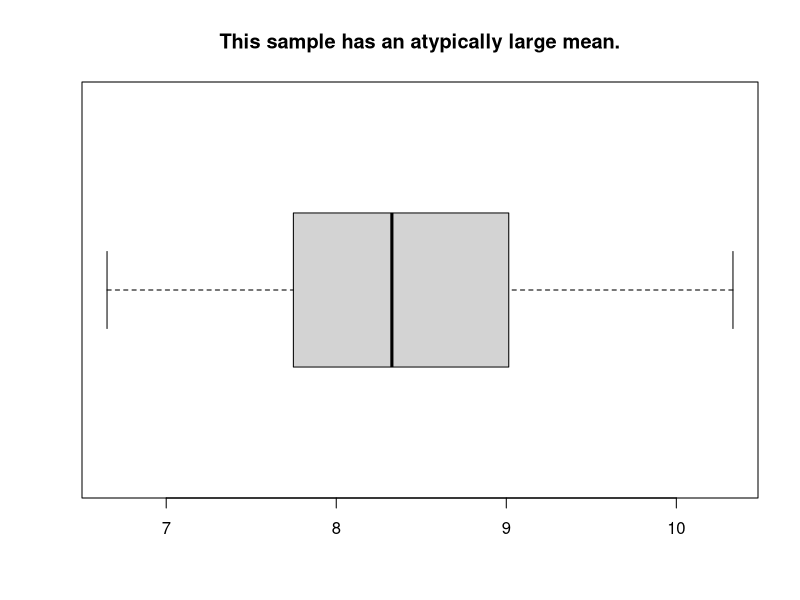

Write R code to recreate this figure. (Note: this script raises an error after producing the figure.)
## ----setup, include=TRUE, echo=FALSE, results='hide', message = FALSE, warning = FALSE, cache=FALSE--------------------------------
options(width = 70, digits = 2)


## ----------------------------------------------------------------------------------------------------------------------------------
for( i in 1:6){
  print(i)
}


## ----------------------------------------------------------------------------------------------------------------------------------
head(mtcars)

for(i in 1:6 ){
  print(mtcars[i, "hp"] + 20)
}


## ----------------------------------------------------------------------------------------------------------------------------------
x <- seq(from = 1,
         to = 10000000,
         by = 1)

forTime <- proc.time() #stores our start time
xCube <- NA_integer_ #creates an empty integer variable

for(i in 1:length(x)) {
  xCube[i] = x[i] ^ 3  #stores the cube of x at position i in xCube at position i
}

forTime <- proc.time() - forTime #stop time less start time is time taken
forTime #shows total time taken

head(x)
head(xCube)


## ----------------------------------------------------------------------------------------------------------------------------------
rm(xCube) #removes the old xCube from memory.

forTime2<- proc.time()
xCube <- vector(mode = "numeric", length = length(x))

for (i in 1:length(x) ) {
  xCube[i] = x[i]^3
}

forTime2 <- proc.time()-forTime2
forTime2


## ----------------------------------------------------------------------------------------------------------------------------------
xCube <- NULL
vTime <- proc.time()
xCube <- x^3
vTime <- proc.time()-vTime
vTime


## ----------------------------------------------------------------------------------------------------------------------------------
set.seed(1234) #this sets the random number start to 1234.

for (i in 1:5 ) {
  x <- rnorm(5,4,2)
  print(x)
  print(paste0("Xbar: ",mean(x)))
  print(paste0("StdDev: ",sd(x)))
}


## ----------------------------------------------------------------------------------------------------------------------------------
set.seed(1234) #allows duplication of results

y <- 8 #mean(y) < 8.1 returns TRUE
i <- 0 #initialise counter and set to zero

while (mean(y) < 8.1) { 
  i <- i + 1 #increase counter by 1 each time
  y <- rnorm(5, mean = 4.0, sd = 2) #store random sample from population
}

print(y) #observe sample
mean(y) #confirm mean(y) >= 8.1


## ----logic-boxplot, fig.width=6, fig.height=3, out.width='1\\linewidth', fig.pos="!ht", fig.cap = "box and whisker plot showing our atypical sample."----
if( mean(y) > 8.1 ) {
  
  boxplot(y,
          main = "This sample has an atypically large mean.",
          horizontal = TRUE)
  
} else{
  
  plot(y,
       main = "This sample mean is not so very large.")
  
}


## ----------------------------------------------------------------------------------------------------------------------------------


set.seed(1234) #allows duplication of results

y <- 8 #mean(y) < 8.1 returns TRUE

while (mean(y) < 8.1) { 
  y <- rnorm(5, mean = 4.0, sd = 2) #store random sample from population
  
  if ( mean(y) < 8.1 ) { next() }
  print(y)
}



## ----------------------------------------------------------------------------------------------------------------------------------
set.seed(1234) #allows duplication of results

z <- NULL

repeat{
  z <- rnorm(5, mean = 4.0, sd = 2) #store random sample from population
  if (mean(z) >= 8.1) { break }
}

print(z)


## ----------------------------------------------------------------------------------------------------------------------------------
xL <- 1:10
lapply(xL, sqrt)


## ----------------------------------------------------------------------------------------------------------------------------------
sapply(xL, sqrt)


## ----------------------------------------------------------------------------------------------------------------------------------
vapply(xL, sqrt, FUN.VALUE = NA) #this has an error
vapply(xL, sqrt, FUN.VALUE = double(1)) 


## ----------------------------------------------------------------------------------------------------------------------------------
vapply(xL, sqrt, FUN.VALUE = double(2)) #this has an error


## ----------------------------------------------------------------------------------------------------------------------------------
lapply(iris, summary)


## ----------------------------------------------------------------------------------------------------------------------------------
vapply(iris, summary, c(Min. = 0, `1st Qu.` = 0, Median = 0,
                        Mean = 0, `3rd Qu.` = 0, Max. = 0))
vapply(iris[1:4], summary, c(Min. = 0, `1st Qu.` = 0, Median = 0,
                             Mean = 0, `3rd Qu.` = 0, Max. = 0))


## ----------------------------------------------------------------------------------------------------------------------------------
head(mtcars)
unique(mtcars$cyl)


## ----mtcars-plot, fig.width=6, fig.height=3, out.width='1\\linewidth', fig.pos="!ht", fig.cap = "visualising the data of cyl vs mpg."----
plot(mtcars$cyl, mtcars$mpg)


## ----------------------------------------------------------------------------------------------------------------------------------
tapply(
  X = mtcars$mpg,
  INDEX = mtcars$cyl,
  FUN = mean)


## ----------------------------------------------------------------------------------------------------------------------------------
apply(mtcars, MARGIN = 2, FUN = sd)


## ----------------------------------------------------------------------------------------------------------------------------------
cor.test(mtcars$mpg, mtcars$cyl)


## ----------------------------------------------------------------------------------------------------------------------------------
mapply(cor.test,
       mtcars[, c("mpg", "hp")],
       mtcars[, c("cyl", "disp")],
       MoreArgs = list(method = "pearson", alternative = "two.sided"))

